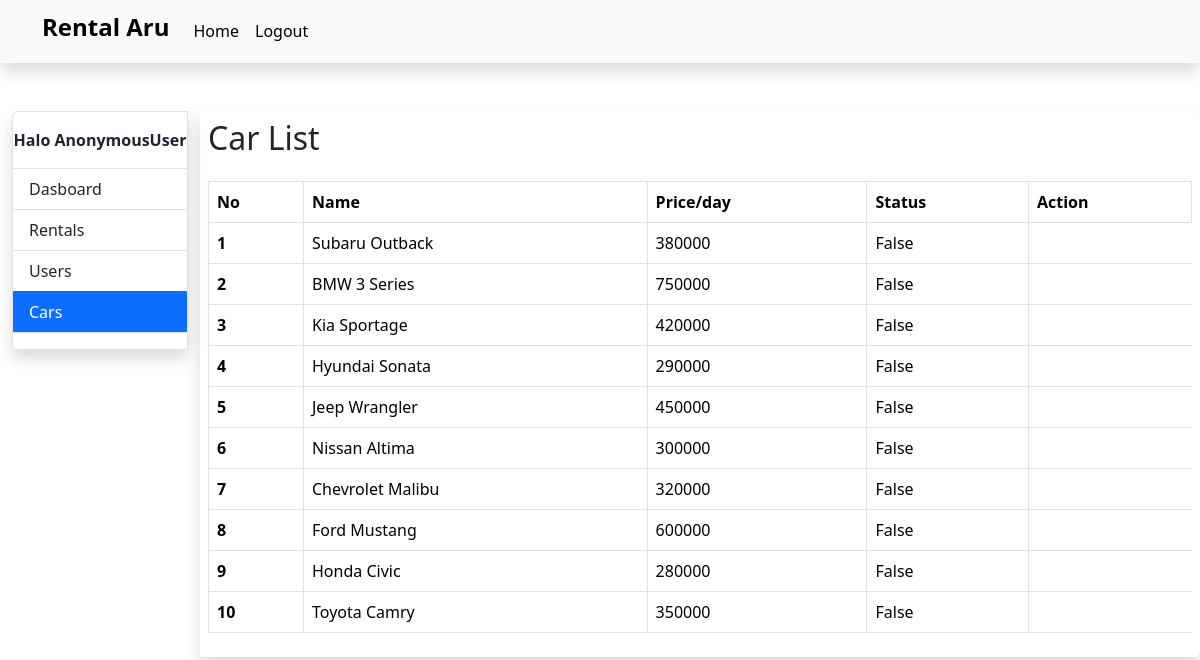
/cars-page/, run on an earlier commit of the app's database.
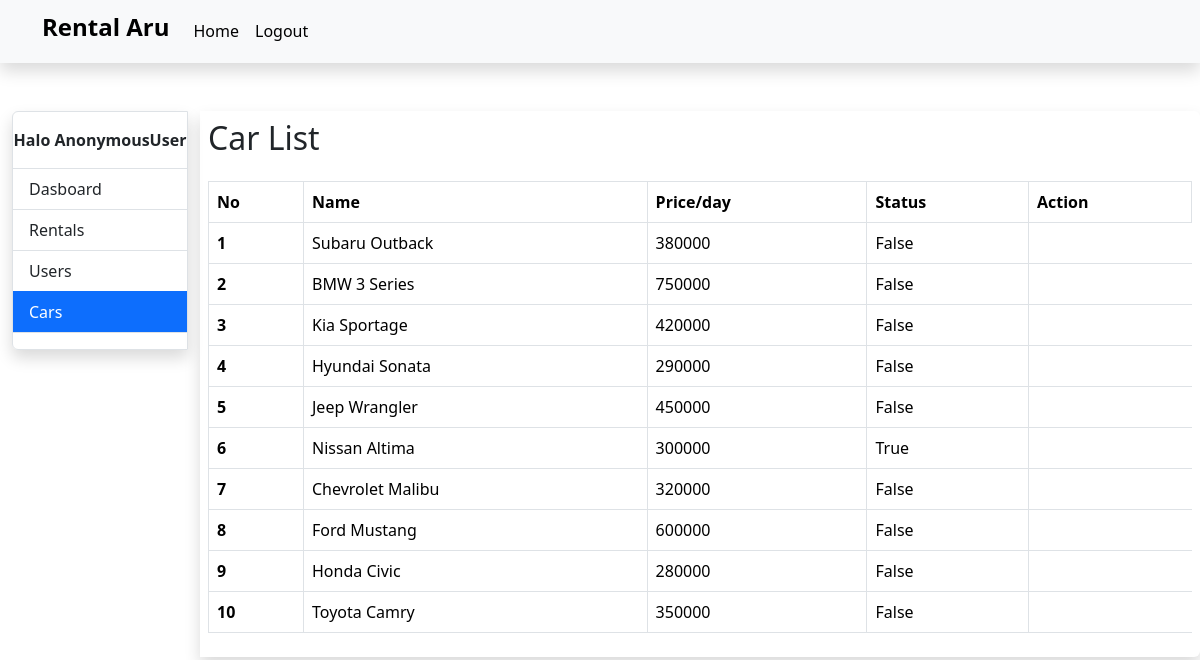
And on a later commit of the database.
### base/models.py (models this page shows, shortened)
class Car(models.Model):
    TRANSMISSION_CHOICES = [
        ('automatic', 'Automatic'),
        ('manual', 'Manual'),
    ]
    name = models.CharField(max_length=255)
    car_type = models.CharField(max_length=50)
    price = models.IntegerField(null=True)
    color = models.CharField(max_length=50)
    transmission = models.CharField(max_length=10, choices=TRANSMISSION_CHOICES)
    license_plate = models.CharField(max_length=15, unique=True)
    passenger_capacity = models.IntegerField()
    fuel_capacity = models.DecimalField(max_digits=5, decimal_places=2)
    description = models.TextField(blank=True, null=True)
    picture = models.ImageField(blank=True, null=True)
    is_booked = models.BooleanField(default=False)

### base/views.py (the view)
# urls.py: path('cars-page/', views.cars_page, name='cars_page'),
def cars_page(request):
    cars = Car.objects.all()
    context = {
        'cars': cars,
        'page': 'car',
        'name': str(request.user).split()[0]
    }
    return render(request, 'cars_page.html', context)

### templates/cars_page.html
{% extends 'base.html' %}
{% block contents %}
<div class="container-fluid">
    <div class="row">
        <div class="col-2">
            {% include 'menu.html' %}
        </div>
        <div class="col-md shadow rounded-end p-2">
            <div class="row mb-3">
                <div class="col-10">
                    <h2>Car List</h2>
                </div>
            </div>
            <div class="table-responsive">
                <table class="table table-bordered">
                    <thead>
                        <tr>
                            <th scope="col">No</th>
                            <th scope="col">Name</th>
                            <th scope="col">Price/day</th>
                            <th scope="col">Status</th>
                            <th scope="col">Action</th>
                        </tr>
                    </thead>
                    <tbody>
                        {% if cars %}
                        {% for car in cars %}
                        <tr>
                            <th scope="col">{{forloop.counter}}</th>
                            <td>{{car.name}}</td>
                            <td>{{car.price}}</td>
                            <td>{{car.is_booked}}</td>
                        </tr>
                        {% endfor %}
                        {% else %}
                        <tr>
                            <td colspan="9" class="text-center">Data not found.</td>
                        </tr>
                        {% endif %}
                    </tbody>
                </table>
            </div>
        </div>
    </div>
</div>
{% endblock %}

What changed in the data, as far as the page shows it:
changed Car "Nissan Altima": is_booked "False" → "True"
